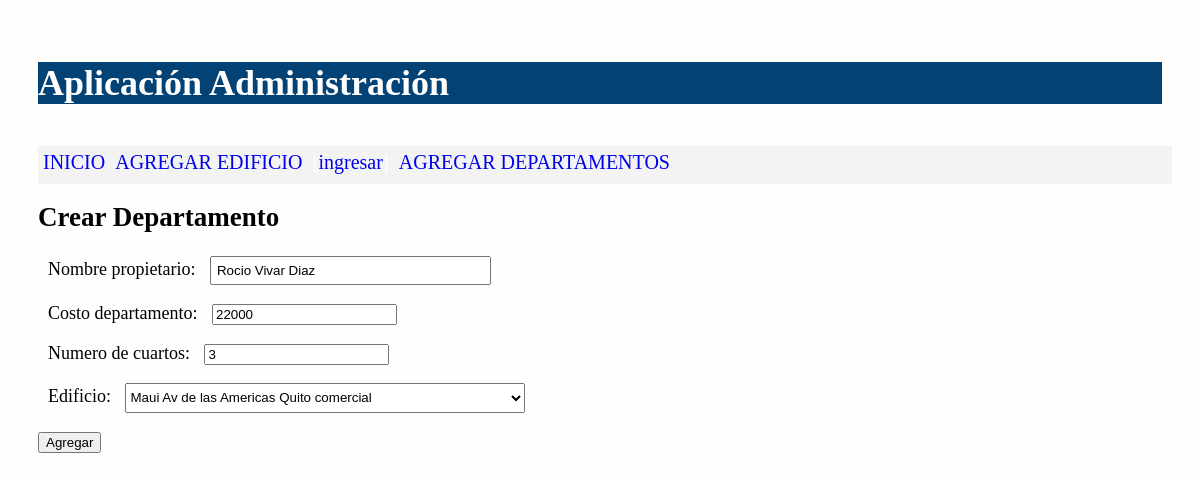
Page /editar/departamento/3 on the committed database.
### viviendas/models.py (models this page shows, shortened)
class Departamento(models.Model):
    nombre_propietario = models.CharField(max_length=100)
    costo_departamento = models.IntegerField('costo departamento')
    num_cuartos = models.IntegerField('numero de cuartos')
    edificio = models.ForeignKey(Edificio, on_delete=models.CASCADE,
            related_name="departamentos")

### viviendas/views.py (the view)
# urls.py: path('editar/departamento/<int:id>', views.editar_departamento,
def editar_departamento(request, id):
    departamento = Departamento.objects.get(pk=id)
    if request.method=='POST':
        formulario = DepartamentoForm(request.POST, instance=departamento)
        print(formulario.errors)
        if formulario.is_valid():
            formulario.save()
            return redirect(index)
    else:
        formulario = DepartamentoForm(instance=departamento)
    diccionario = {'formulario': formulario}
    return render(request, 'crearDepartamento.html', diccionario)

### viviendas/forms.py (shortened to what this page needs)
class DepartamentoForm(ModelForm):
    class Meta:
        model = Departamento
        fields = ['nombre_propietario', 'costo_departamento', 'num_cuartos', 'edificio']

### viviendas/models.py (called while the page is built)
    def __str__(self):
        return "%s %s %s %s" % (self.nombre,
                self.direccion,
                self.ciudad,
                self.tipo)

### viviendas/templates/crearDepartamento.html (shortened to what this page needs)
{% extends "master.html" %}
{% block content %}
<h2>Crear Departamento</h3>
<form action="" method="post" class="miformulario">
  {{formulario.as_p}}
  <p><input type='submit' value='Agregar'/></p>
</form>
{% endblock %}

### viviendas/css/estilos.css (style rules this page uses)
body { background: #fefefd; padding: 30px; font-size: 18px; }
input[type="text"], input[type="number|email"] { width: 25%; padding: 5px 5px; box-sizing: border-box; }
label { padding: 12px 10px; }
.miformulario { width: 100%; }
.fieldWrapper input, select { width: 400px; height: 30px; }

### rows in the picture
Departamento: nombre_propietario "Rocio Vivar Diaz", costo_departamento "22000", num_cuartos "3", edificio "Maui Av de las Americas Quito comercial"
